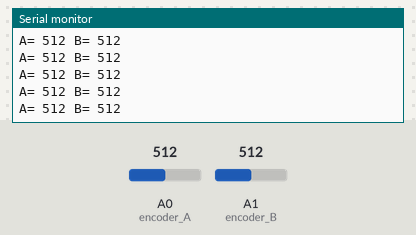
This sketch was run on a simulated Arduino Uno, built with avr-gcc and run on an emulated ATmega328P. Shown: the last lines printed to the serial monitor. Inputs (shaded band) come from the test bench; at power-on: A0 (encoder_A) = 512, A1 (encoder_B) = 512.

Above: at 1.2 s.
1.3 s: A0 (encoder_A) set to 716
At 1.41 s:
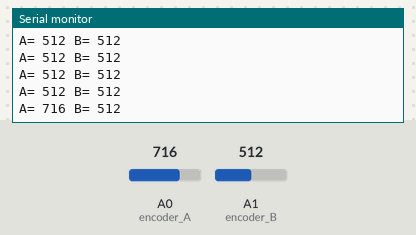
2.8 s: A1 (encoder_B) set to 716
At 2.82 s:
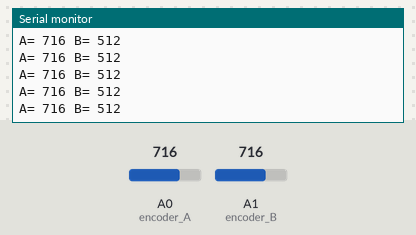
4.3 s: A0 (encoder_A) set to 900
At 4.33 s:
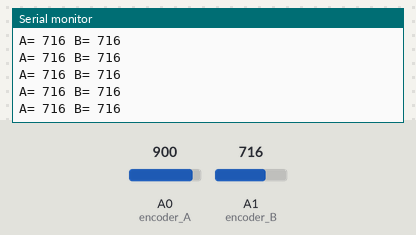
5.8 s: A1 (encoder_B) set to 900
At 5.84 s:
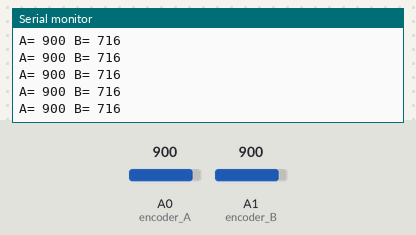
Timing chart, 0 to 8.3 s (numbered marks = the images above; inputs shaded):
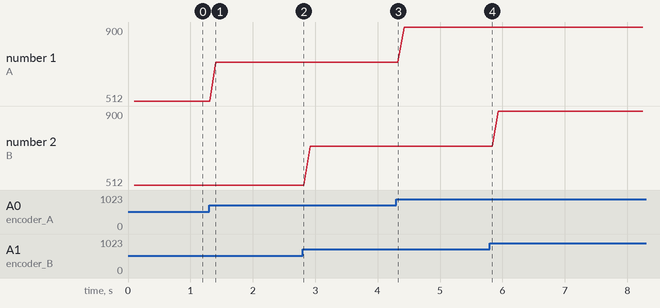

The sketch:

UNO_encoder_test.ino
```cpp
int encoder_A = 0;
int encoder_B = 1;
int A=0;
int B=0;

void setup()
{
  Serial.begin(9600);
}

void loop()
{
  A = analogRead(encoder_A);
  B = analogRead(encoder_B);
  delay(100);
  Serial.print("A= "); Serial.print(A); Serial.print(" B= "); Serial.println(B);
}
```

Measured:
- after the input at 1.3 s, the serial monitor: prints a new line after 0.11 s (image 1)
- plotted number 1: 512 → 716 after the input at 1.3 s, 716 → 900 after the input at 4.3 s
